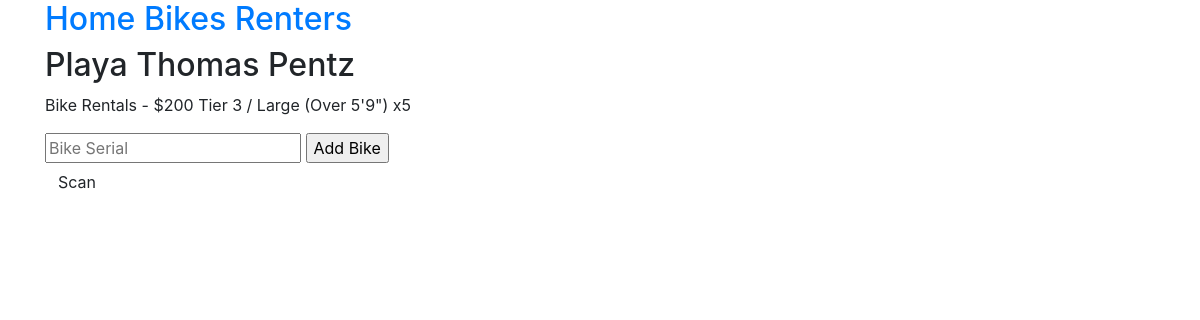
The page /renter/caitlin@tmwrk.net on the database as committed earlier.
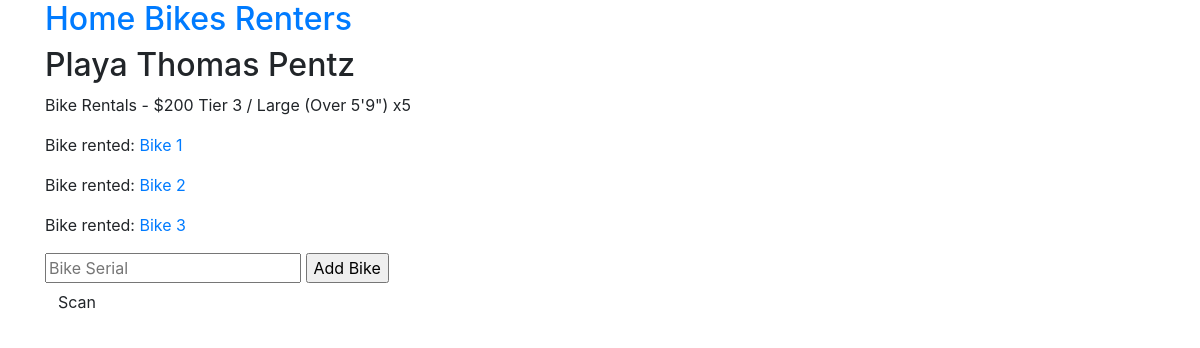
The same page on the database as committed later.
### bike/models.py (models this page shows, shortened)
class Bike(Base):
  __tablename__ = 'bike'
  id = Column(Integer, primary_key=True)
  renter_id = Column(Integer, ForeignKey('renter.id'))
  code = Column(String(255), unique=True)
  comment = Column(String)
  def __repr__(self):
    return 'Bike %s' % (self.code)

### bike/views.py (the view)
@app.route('/renter/<email>', methods=['GET','POST'])
def renter(email):
  if not db.query(Renter).filter_by(email=email).count():
    abort(404)
  renter = db.query(Renter).filter_by(email=email)[0]
  err = ''
  if 'attach_bike' in request.values:
    bike = db.query(Bike).filter_by(code=request.values['attach_bike'])[0]
    status, err = renter.attach_bike(bike)
    db.commit()
  return render_template('renter.html', renter=renter, error=err)

### bike/__init__.py (called while the page is built)
@app.teardown_appcontext
def shutdown_session(exception=None):
  db.remove()

### bike/templates/renter.html (shortened to what this page needs)
{% extends "base.html" %}
{% block content %}
  <h2>Playa {{renter.name}}</h2>
  <p>{{renter.desc}} x{{renter.qty}}</p>
  {% for bike in renter.bikes %}
  <p>Bike rented: <a href="/bike/{{bike.code}}">{{bike}}</a></p>
  {% endfor %}
  <form method="POST">
  	<input type="text" name="attach_bike" placeholder="Bike Serial">
  	<input type="submit" value="Add Bike">
  </form>
  <a href="zxing://scan/?ret={{url_for('renter', email=renter.email, _external=True)|urlencode}}?attach_bike=%7BCODE%7D" class="button btn">Scan</a>
{% endblock %}

Rows that differ between the two databases and show on the page:
now on this page (row edited): Bike: code "Bike 1"
now on this page (row edited): Bike: code "Bike 2"
now on this page (row edited): Bike: code "Bike 3"
